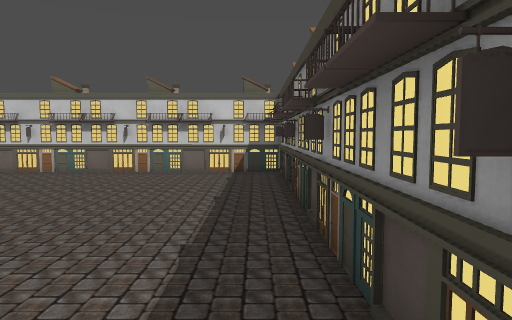
[1] (above)

12 first-person views from a walk through a 3-D level made in the Godot game engine. The camera is 1.4 m above the floor, tilts 4° down and sees 70° across. The floor is counted in squares, 1 m on a side. Each view is taken from the middle of a square. On the plan, view 1 faces up. The plan holds only what a view shows up to about 16 squares ahead; the rest is blank.

[2]
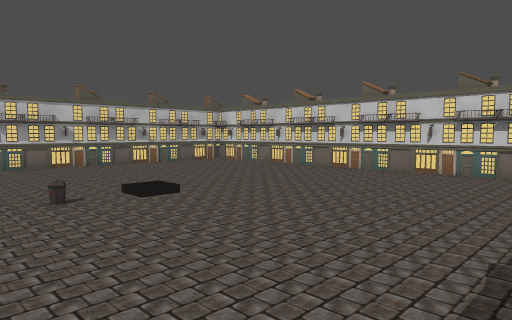

[3]
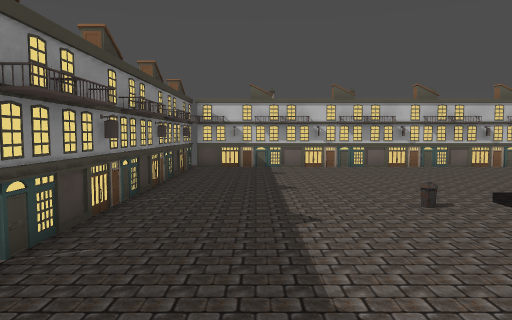

[4]
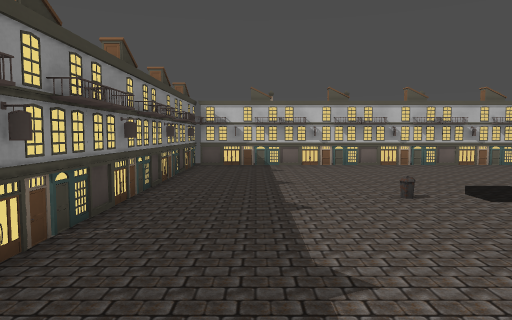

[5]
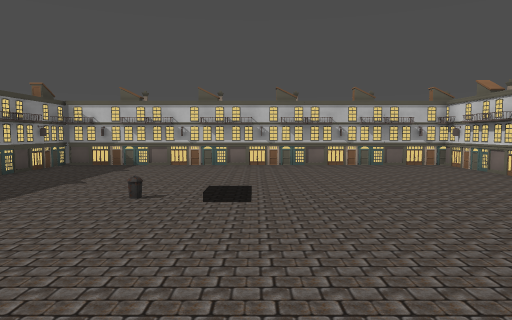

[6]
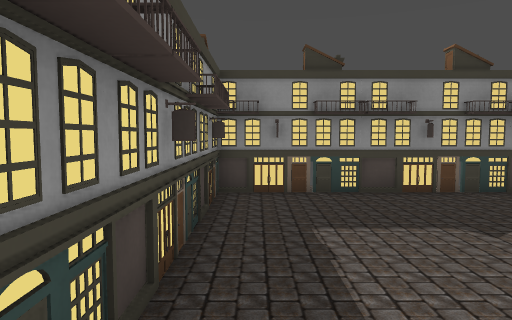

[7]
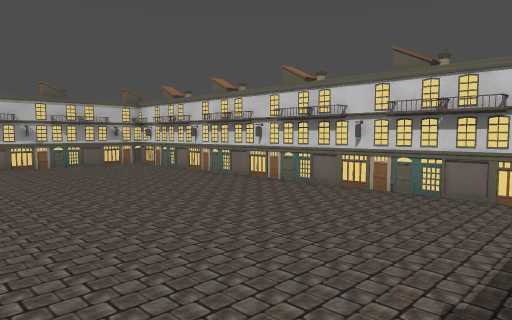

[8]
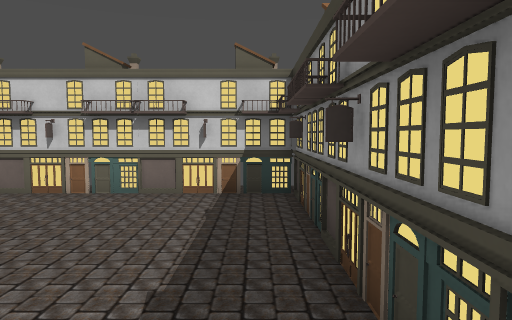

[9]
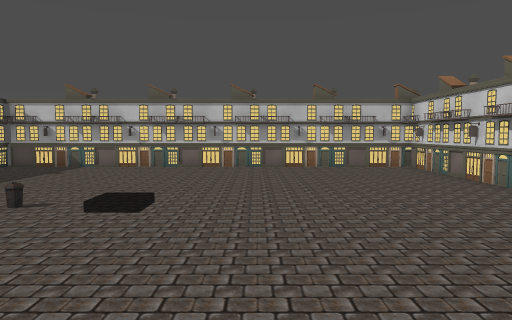

[10]
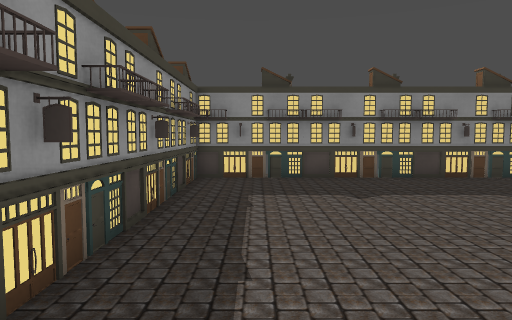

[11]
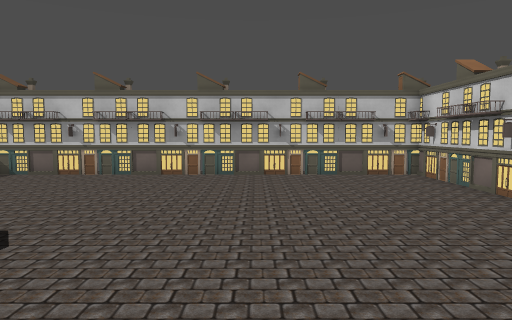

[12]
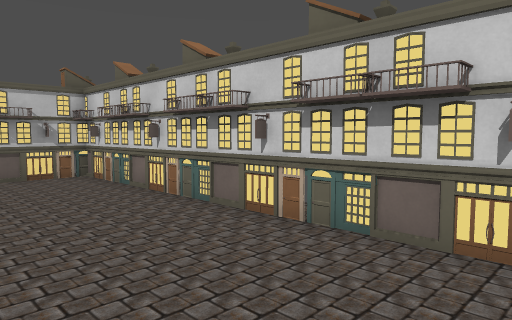

### Floor plan
Key: @ floor where view 1 was taken; # wall or solid block; . floor; / step, stairs or slope; H house.
Columns run from 17 left of view 1 to 1 right of it. Each row starts with its distance up from view 1.
 14 ####H###H##H###H###
 13 #.................#
 12 #.................#
 11 #.................#
 10 #.................#
  9 #.................#
  8 H.................#
  7 #.................#
  6 #.................#
  5 #......../........#
  4 H......../........#
  3 #.................#
  2 #.................#
  1 H.................#
  0 #................@#
 -1 #.................#
 -2 H.................#
 -3 H.................#
 -4 ##H####H##H##H###H#

Positions as (right, up) in squares from view 1, and headings:
1: (0, 0), facing up
2: (0, 0), facing up-left
3: (-1, -1), facing left
4: (0, -1), facing left
5: (0, 5), facing left
6: (0, 5), facing down
7: (0, 5), facing up-left
8: (0, 5), facing up
9: (-1, 7), facing left
10: (-1, 8), facing down
11: (-4, 8), facing left
12: (-4, 9), facing up-left
